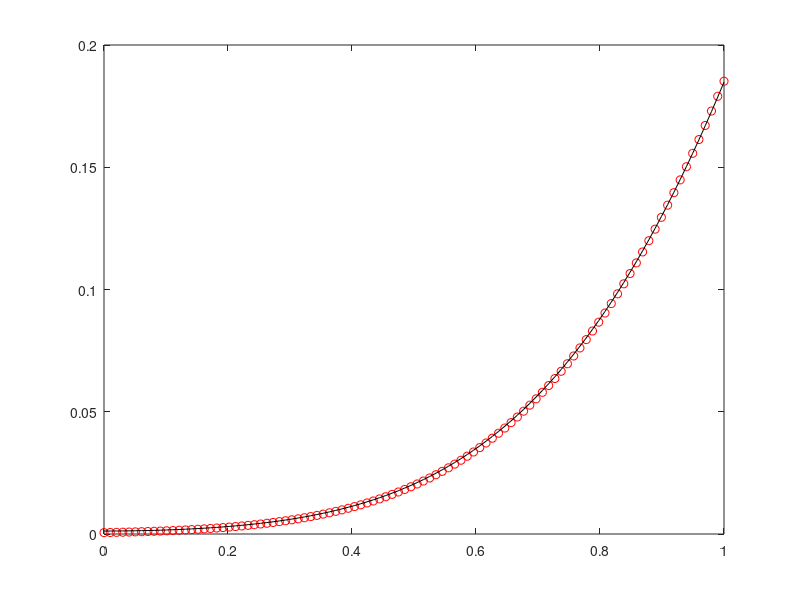

Recreate this plot in MATLAB.
clc
close all
clear all

N=100 ; % input('Enter number of nodes:');
L=1 ;
h=L/N; % meter input('Enter space step:');

delta_t=7.08e-5; %input('Enter time step:');

Diff=7.08e-15; % m2/s
R_cons=8.314;  
Temp=300;     % Kelvin

M=1;% Diff/(R_cons*Temp);%input('Enter Constant M');
Jp=-0.6168;

%ci=%input('Enter initial value:');
%j1=%input('Enter initial flux:');
%j2=%input('Enter end flux');

%numloadsteps=t/delta_t+1;

a=-M/(2*h*h);
b= 1/delta_t + M/(h*h);

for i=1:N
    center_diag(i)=b;
end

for i=1:N-1
    upper_diag(i)=a;
end

K=diag(center_diag)+diag(upper_diag,-1)+diag(upper_diag,1);

cn(1:N)=0.0;
ck(1:N)=0.0;

numloadSteps=1000;

for j=1:numloadSteps

  %  numstep=numstep+j
 
    error=1000;
    tol=0.001;
       
while error>tol
   
cL_n=cn(2);
cL_k=ck(2);

cR_n=cn(N-1)-2*h*Jp/M;
cR_k=ck(N-1)-2*h*Jp/M;

R(1)=(ck(1)-cn(1))/delta_t- ...
    M/(2*h*h)*(ck(2)-2*ck(1)+cL_k+cn(2)-2*cn(1)+cL_n);
R(N)=(ck(N)-cn(N))/delta_t- ...
    M/(2*h*h)*(ck(N-1)-2*ck(N)+cR_k+cn(N-1)-2*cn(N)+cR_n);

for i=2:N-1
R(i)=(ck(i)-cn(i))/delta_t- ...
    M/(2*h*h)*(ck(i-1)-2*ck(i)+ck(i+1)+cn(i-1)-2*cn(i)+cn(i+1));
end

dck=-inv(K)*R';
ck=ck+dck';

sumdC=0.0;
sumC=0.0;
for i=1:N
sumdC=sumdC+dck(i)*dck(i);
sumC=sumC+ck(i)*ck(i);
end
error=sqrt(sumdC/sumC);


end

fprintf('Numloadsteps=%d\n',j)

cn=ck;

end


 x1=0:1.0e-6/(N-1):1e-6;
 t=0;
 q=-1e-4;
 delta_t=0.01;
 time=delta_t:delta_t:numloadSteps;
 for i=numloadSteps;
      t=time(i);
 X=x1./(2*sqrt(Diff*t));
 X1=2*sqrt(t/pi)*exp(-x1.^2/(4*Diff*t));
 X2=(x1./sqrt(Diff)).*erfc(X);
 Y = (-q/sqrt(Diff))*(X1-X2);

 %plot(0.01:0.01:1.0,C(i,1:length(cn)),'-b','linewidth',2); hold on;
 %hold on
 end
 
 Y=sort(Y,'ascend');
 
 plot(x1/1.0e-6,Y/22900,'or'); hold on;
 plot(x1/1.0e-6,cn,'-k');
 
 


